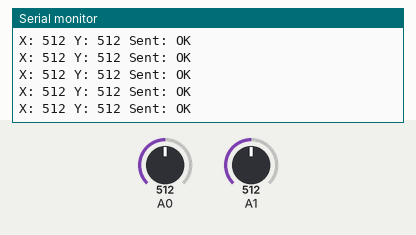
Recording of a sketch running on a simulated Arduino Nano, built with avr-gcc and run on an emulated ATmega328P. Parts: the last lines printed to the serial monitor. Inputs (shaded band) come from the test bench; at power-on: A0 = 512, A1 = 512. No radio packets arrive unless stated.

Above: at 1.2 s.
1.3 s: A0 set to 716
At 1.34 s:
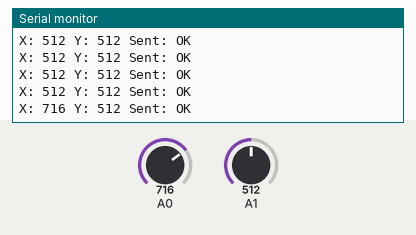
2.8 s: A1 set to 716
At 2.87 s:
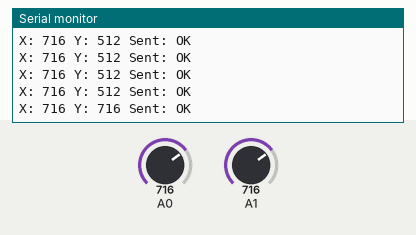
4.3 s: A0 set to 900
At 4.3 s:
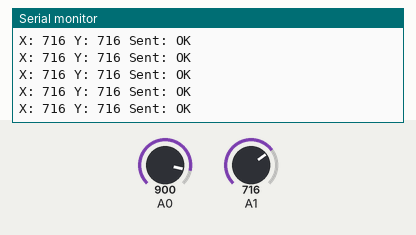
5.8 s: A1 set to 900
At 5.84 s:
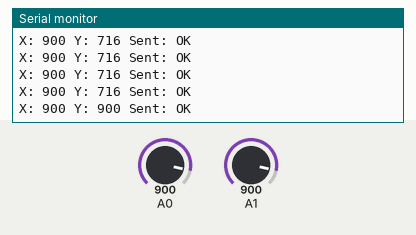
Timing chart, 0 to 8.8 s (numbered marks = the images above; inputs shaded):
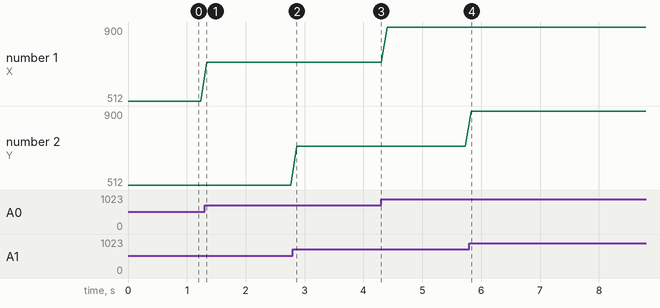

The sketch:

nrf_tx_test.ino
```cpp
// NRF24L01 link test - TRANSMITTER (Nano) (24 Jun 2026).
// Nano: CE D9, CSN D10, SCK D13, MOSI D11, MISO D12, VCC 3V3 + 100 uF cap.
#include <SPI.h>
#include <nRF24L01.h>
#include <RF24.h>

RF24 radio(9, 10);
const byte address[6] = "00001";

struct JoystickData {
  int x;
  int y;
  bool sw;
};

JoystickData data;

void setup() {
  Serial.begin(115200);
  if (!radio.begin()) {
    Serial.println("NRF NOT DETECTED - check wiring");
    while (1);
  }
  radio.openWritingPipe(address);
  radio.setPALevel(RF24_PA_LOW);
  radio.setDataRate(RF24_250KBPS);
  radio.setChannel(76);
  radio.stopListening();
  Serial.println("Transmitter ready");
}

void loop() {
  data.x  = analogRead(A0);
  data.y  = analogRead(A1);
  data.sw = false;

  bool ok = radio.write(&data, sizeof(data));
  Serial.print("X: ");  Serial.print(data.x);
  Serial.print(" Y: "); Serial.print(data.y);
  Serial.print(" Sent: "); Serial.println(ok ? "OK" : "FAIL");
  delay(100);
}
```

Measured:
- after the input at 1.3 s, the serial monitor: prints a new line at once (image 1)
- after the input at 2.8 s, the serial monitor: prints a new line after 0.07 s (image 2)
- after the input at 5.8 s, the serial monitor: prints a new line at once (image 4)
- plotted number 1: 512 → 716 after the input at 1.3 s, 716 → 900 after the input at 4.3 s
